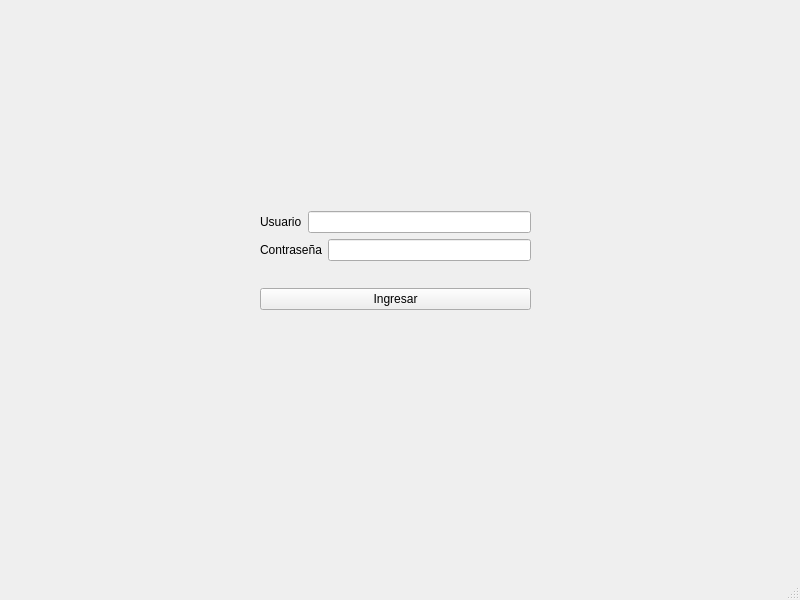
<?xml version="1.0" encoding="UTF-8"?>
<ui version="4.0">
 <class>MainWindow</class>
 <widget class="QMainWindow" name="MainWindow">
  <property name="geometry">
   <rect>
    <x>0</x>
    <y>0</y>
    <width>800</width>
    <height>600</height>
   </rect>
  </property>
  <property name="windowTitle">
   <string>MainWindow</string>
  </property>
  <widget class="QWidget" name="centralwidget">
   <widget class="QWidget" name="verticalLayoutWidget_2">
    <property name="geometry">
     <rect>
      <x>260</x>
      <y>190</y>
      <width>271</width>
      <height>141</height>
     </rect>
    </property>
    <layout class="QVBoxLayout" name="verticalLayout_2">
     <item>
      <layout class="QVBoxLayout" name="verticalLayout">
       <item>
        <layout class="QGridLayout" name="gridLayout_2">
         <item row="0" column="0">
          <widget class="QLabel" name="label">
           <property name="text">
            <string>Usuario</string>
           </property>
          </widget>
         </item>
         <item row="0" column="1">
          <widget class="QLineEdit" name="txt_usuario"/>
         </item>
        </layout>
       </item>
       <item>
        <layout class="QGridLayout" name="gridLayout_3">
         <item row="0" column="0">
          <widget class="QLabel" name="label_2">
           <property name="text">
            <string>Contraseña</string>
           </property>
          </widget>
         </item>
         <item row="0" column="1">
          <widget class="QLineEdit" name="txt_password">
           <property name="echoMode">
            <enum>QLineEdit::Password</enum>
           </property>
          </widget>
         </item>
        </layout>
       </item>
      </layout>
     </item>
     <item>
      <widget class="QPushButton" name="btn_ingresar">
       <property name="text">
        <string>Ingresar</string>
       </property>
      </widget>
     </item>
    </layout>
   </widget>
  </widget>
  <widget class="QMenuBar" name="menubar">
   <property name="geometry">
    <rect>
     <x>0</x>
     <y>0</y>
     <width>800</width>
     <height>26</height>
    </rect>
   </property>
  </widget>
  <widget class="QStatusBar" name="statusbar"/>
 </widget>
 <resources/>
 <connections/>
</ui>
